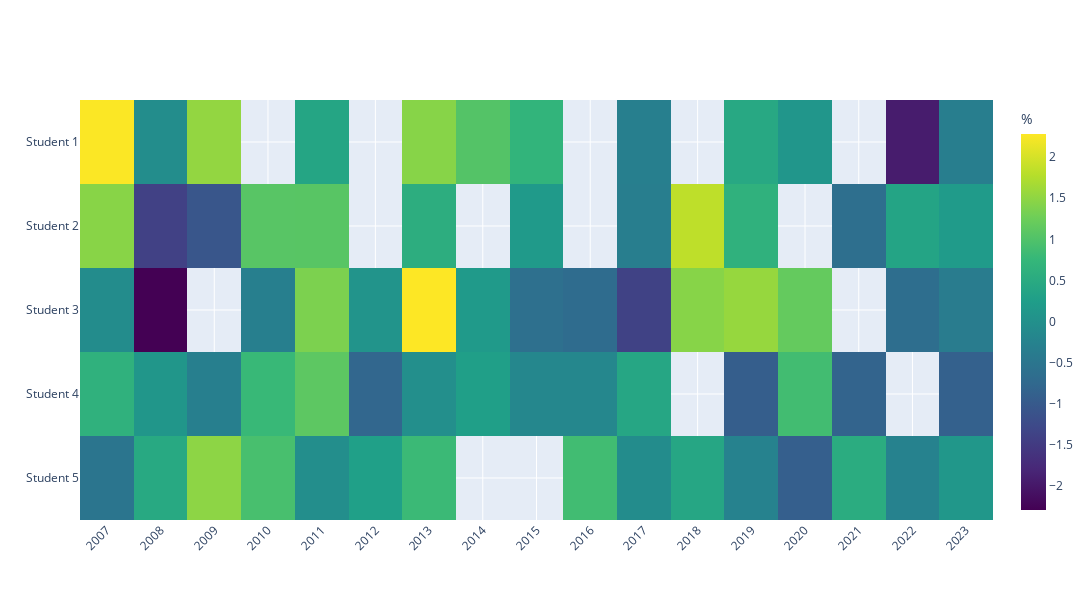

Notebook code for this chart:
### Markdown cell above
## Example with NaN values

### Code cell
# creating dataset
X = len(YEARS)
Y = 5
N = 15
 
data = np.random.randn(X, Y)
 
# making a array randomly of same size as data of bool type
mask = np.zeros(X*Y, dtype=bool)
 
# marking first n indexes as true
mask[:N] = True
 
# shuffling the mask
np.random.shuffle(mask)
mask = mask.reshape(X, Y)
 
# applying mask to the data
data[mask] = np.nan

heat = go.Heatmap(x=YEARS,
                  y=[f'Student {i}' for i in range(1, Y+1)], 
                  z=data.T, coloraxis='coloraxis')
    
fig = go.Figure(heat)
fig.update_layout(width=1200, height=600, 
                  coloraxis =dict(colorscale='Viridis',
                                  colorbar_thickness=25,
                                  colorbar_title='%'),
                  yaxis_autorange='reversed',
                  xaxis_tickangle=-45,
                  xaxis={'type': 'category'})
fig.show()

### Figure 1 — Plotly figure (JSON) as saved in the notebook; plotly's stock layout.template omitted (floating-point values rounded to 4 significant figures)
{"data": [{"coloraxis": "coloraxis", "type": "heatmap", "x": [2007, 2008, 2009, 2010, 2011, 2012, 2013, 2014, 2015, 2016, 2017, 2018, 2019, 2020, 2021, 2022, 2023], "y": ["Student 1", "Student 2", "Student 3", "Student 4", "Student 5"], "z": [[2.269, -0.05998, 1.528, null, 0.3934, null, 1.447, 1.032, 0.697, null, -0.3098, null, 0.4545, 0.09598, null, -1.935, -0.3459], [1.453, -1.402, -1.063, 1.071, 1.072, null, 0.5627, null, 0.1782, null, -0.3327, 1.837, 0.6297, null, -0.631, 0.3693, 0.1881], [-0.07169, -2.291, null, -0.3132, 1.367, 0.0671, 2.28, 0.1689, -0.6132, -0.6927, -1.383, 1.444, 1.553, 1.172, null, -0.6464, -0.3835], [0.6444, 0.111, -0.3238, 0.7824, 1.116, -0.7883, -0.01671, 0.2717, -0.1689, -0.1649, 0.4134, null, -0.9365, 0.8758, -0.8364, null, -0.8738], [-0.5052, 0.4656, 1.483, 0.9225, -0.04115, 0.282, 0.8075, null, null, 0.8657, -0.07236, 0.4175, -0.2679, -0.9091, 0.5337, -0.2664, 0.1166]]}], "layout": {"coloraxis": {"colorbar": {"thickness": 25, "title": {"text": "%"}}, "colorscale": [[0, "#440154"], [0.1111, "#482878"], [0.2222, "#3e4989"], [0.3333, "#31688e"], [0.4444, "#26828e"], [0.5556, "#1f9e89"], [0.6667, "#35b779"], [0.7778, "#6ece58"], [0.8889, "#b5de2b"], [1, "#fde725"]]}, "height": 600, "width": 1200, "xaxis": {"autorange": true, "range": [-0.5, 16.5], "tickangle": -45, "type": "category"}, "yaxis": {"autorange": true, "range": [4.5, -0.5], "type": "category"}}}
